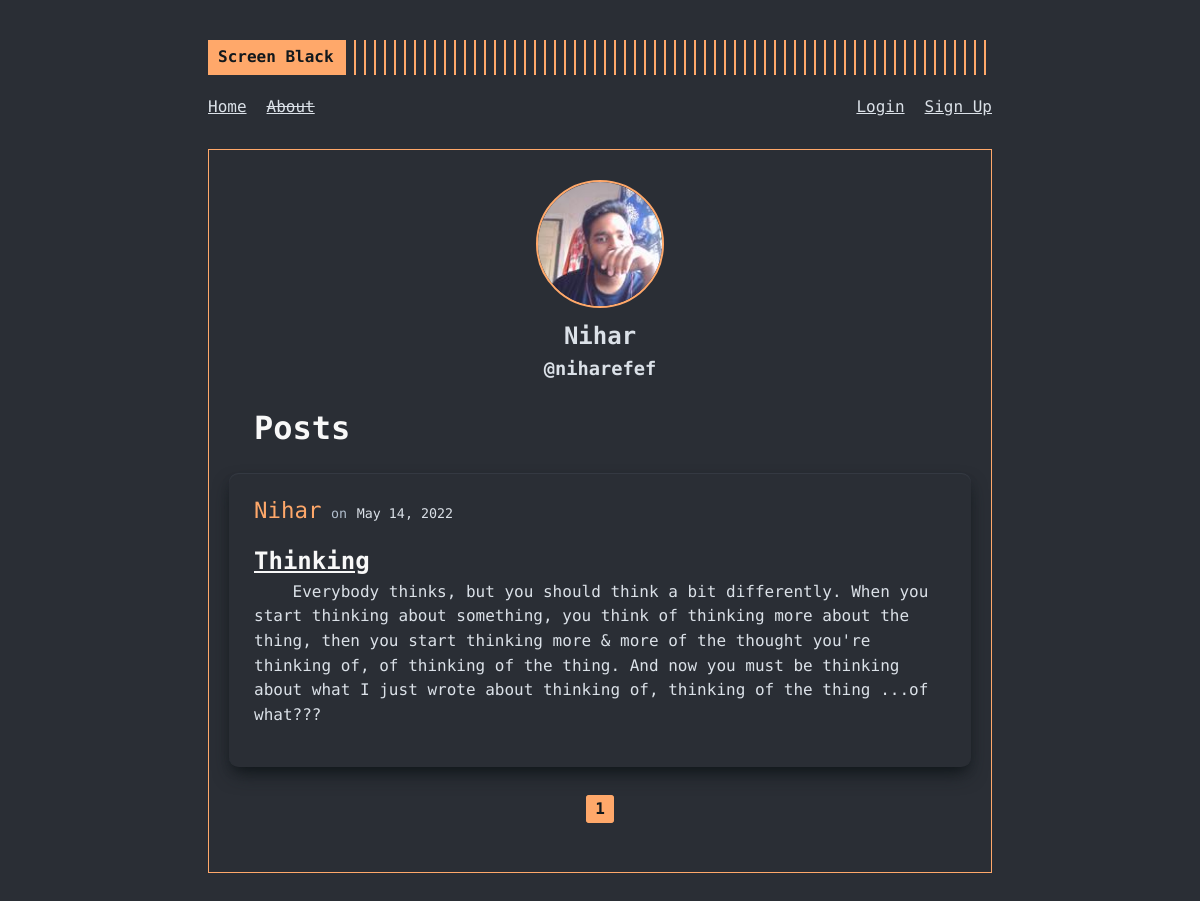
Page /user/niharefef on the committed database.
### screenblack/models.py (models this page shows, shortened)
class User(db.Model, UserMixin):
  id = db.Column(db.Integer, primary_key = True)
  name = db.Column(db.String(30), nullable = False, unique = True)
  username = db.Column(db.String(20), nullable = False, unique = True)
  email = db.Column(db.String(120), nullable = False, unique = True)
  picture = db.Column(db.String(20), nullable = False, default = "default.jpg")
  password = db.Column(db.String(60), nullable = False)
  posts = db.relationship("Post", backref = "author", lazy = True)

class Post(db.Model):
  id = db.Column(db.Integer, primary_key = True)
  title = db.Column(db.String(100), nullable = False)
  date_posted = db.Column(db.DateTime, nullable = False, default = datetime.utcnow)
  content = db.Column(db.Text, nullable = False)
  user_id = db.Column(db.Integer, db.ForeignKey('user.id'), nullable = False)

### screenblack/users/routes.py (the view)
@users.route("/user/<string:username>")
def user_about(username):
  page = request.args.get("page", default=1, type=int)
  user = User.query.filter_by(username=username).first_or_404()
  posts = Post.query.filter_by(author=user).order_by(Post.date_posted.desc()).paginate(page = page, per_page=5)
  return render_template("user_about.html", user = user, posts = posts, title = username)

### screenblack/templates/user_about.html
{% extends "layout.html" %}
{% block content %}
  <div class="profile-card">
    <img src="{{ url_for('static', filename='profilepics/'+user.picture) }}" alt="profile picture for {{ user.name }}" class="profile-image">
    <h2 class="profile-card-name">{{ user.name }}</h2>
    <h3 class="profile-card-username">@{{ user.username }}</h2>
  </div>
  <h1 class="user-about-heading">Posts{{ user.posts.total }}</h1>
  {% for post in posts.items %}
    <article class="article-body">
      <div class="home-article">
        <div class="article-author-details">
          <a class="article-author">{{ post.author.name }}</a>
          <small class="text-muted">on</small>
          <small class="article-date">{{ post.date_posted.strftime("%B %d, %Y") }}</small>
        </div>
      </div>
      <h2><a class="article-title" href="{{ url_for('posts.post', post_id=post.id) }}">{{ post.title }}</a></h2>
      <div class="article-content">
        <p>{{ post.content }}</p>
      </div>
    </article>
  {% endfor %}
  <div class="pagination">
    {% for page_num in posts.iter_pages(left_edge = 1, right_edge = 1, left_current = 1, right_current = 2) %}
      {% if page_num %}
        {% if page_num == posts.page %}
          <a class="link-current" href="{{ url_for('users.user_about', username = user.username, page=page_num) }}">{{ page_num }}</a>
        {% else %}
          <a href="{{ url_for('users.user_about', username = user.username, page=page_num) }}">{{ page_num }}</a>
        {% endif %}
      {% else %}
        ...
      {% endif %}
    {% endfor %}
  </div>
{% endblock content %}

### screenblack/static/main.css (style rules this page uses)
:root { font-size: 16px; --gray0: #f8f8f8; --gray1: #dbe1e8; --gray2: #b2becd; --gray3: #6c7983; --gray4: #444d55; --gray5: #363b44; --gray6: #2a2e35; --gray7: #12181c; --rajah: #ffa86a; --green: #09c372; --red: #ff3860; }
body { font-family: "Fira Code", monospace; background-color: var(--gray6); color: var(--gray1); line-height: 1.54; }
h1 { color: var(--gray0); font-weight: 700; }
a { color: inherit; }
p { margin-bottom: 20px; }
.article-body { padding: 20px 25px; background-color: var(--gray6); box-shadow: var(--gray5) 0px 1px 1px 0px inset, var(--gray7) 0px 10px 20px -5px, var(--gray7) 0px 6px 12px -6px; margin: 20px 0; border-radius: 0.6rem; }
.home-article { display: flex; align-items: center; margin-bottom: 15px; }
.article-title { color: var(--gray0); }
.article-author { color: var(--rajah); font-size: 1.4rem; }
.article-date { color: var(--gray1); }
.article-content p { text-indent: 4ch; }
.text-muted { color: var(--gray2); }
.profile-card { text-align: center; }
.profile-image { display: block; max-width: 128px; margin: 10px auto; border: 2px solid var(--rajah); border-radius: 50%; }
.pagination { margin: 30px 0; text-align: center; }
.pagination a { min-width: 2ch; text-decoration: none; border: 1px solid var(--rajah); padding: 0.2rem 0.5rem; border-radius: 0.2rem; }
.link-current { pointer-events: none; background-color: var(--rajah); color: var(--gray7); font-weight: bold; }
.user-about-heading { margin: 20px 25px 0; }

### rows in the picture
User: picture (picture), name "Nihar", username "niharefef"
Post: author.name "Nihar", date_posted "May 14, 2022", title "Thinking", content "Everybody thinks, but you should think a bit differently. When you start thinking about something, you think of thinking more about the thing, then you start thinking more & more of the thought you're thinking of, of thinking of the thing. And now you must be thinking about what I just wrote about thinking of, thinking of the thing ...of what???"

### other values in the picture
{{ page_num }} "1"
